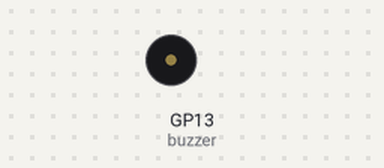
A program run on a simulated Raspberry Pi Pico running MicroPython. Shown: buzzer (waves = sounding). At 3.9 s the program stops and its outputs stay as they are.

Above: at 0.8 s.
At 3.65 s:
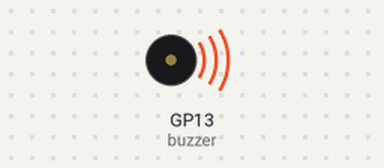
Timing chart, 0 to 5.2 s (numbered marks = the images above):
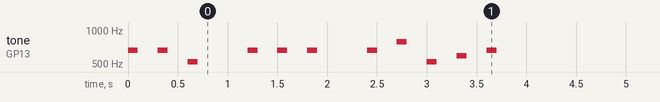

The program:

day5.py
```python
# Imports
from machine import Pin, PWM, ADC
import time

# Set up the Buzzer pin as PWM
buzzer = PWM(Pin(13))  # Set the buzzer to PWM mode
potentiometer = ADC(Pin(27))

# Create our library of tone variables for "Jingle Bells"
A = 430
As = 467
B = 494
C = 525
Cs = 557
D = 590
Ds = 625
E = 659
F = 698
Fs = 740
G = 784
Gs = 830

# Create volume variable (Duty cycle)
volume = (
    potentiometer.read_u16()
)  # Read the potentiometer value and store it in our 'volume' variable


# Create our function with arguments
def playtone(note, vol, delay1, delay2):
    buzzer.duty_u16(vol)
    buzzer.freq(note)
    time.sleep(delay1)
    buzzer.duty_u16(0)
    time.sleep(delay2)


# Play the tune
playtone(E, volume, 0.1, 0.2)
playtone(E, volume, 0.1, 0.2)
playtone(C, volume, 0.1, 0.5)  # Longer second delay

playtone(E, volume, 0.1, 0.2)
playtone(E, volume, 0.1, 0.2)
playtone(E, volume, 0.1, 0.5)  # Longer second delay

playtone(E, volume, 0.1, 0.2)
playtone(G, volume, 0.1, 0.2)
playtone(C, volume, 0.1, 0.2)
playtone(D, volume, 0.1, 0.2)
playtone(E, volume, 0.1, 0.2)

# Duty to 0 to turn the buzzer off
buzzer.duty_u16(0)
```

Measured:
- by itself, tone on GP13 (buzzer): plays 659 Hz for 0.10 s, 659 Hz for 0.10 s, 525 Hz for 0.10 s, 659 Hz for 0.10 s, 659 Hz for 0.10 s, 659 Hz for 0.10 s … (11 notes in this stretch)
